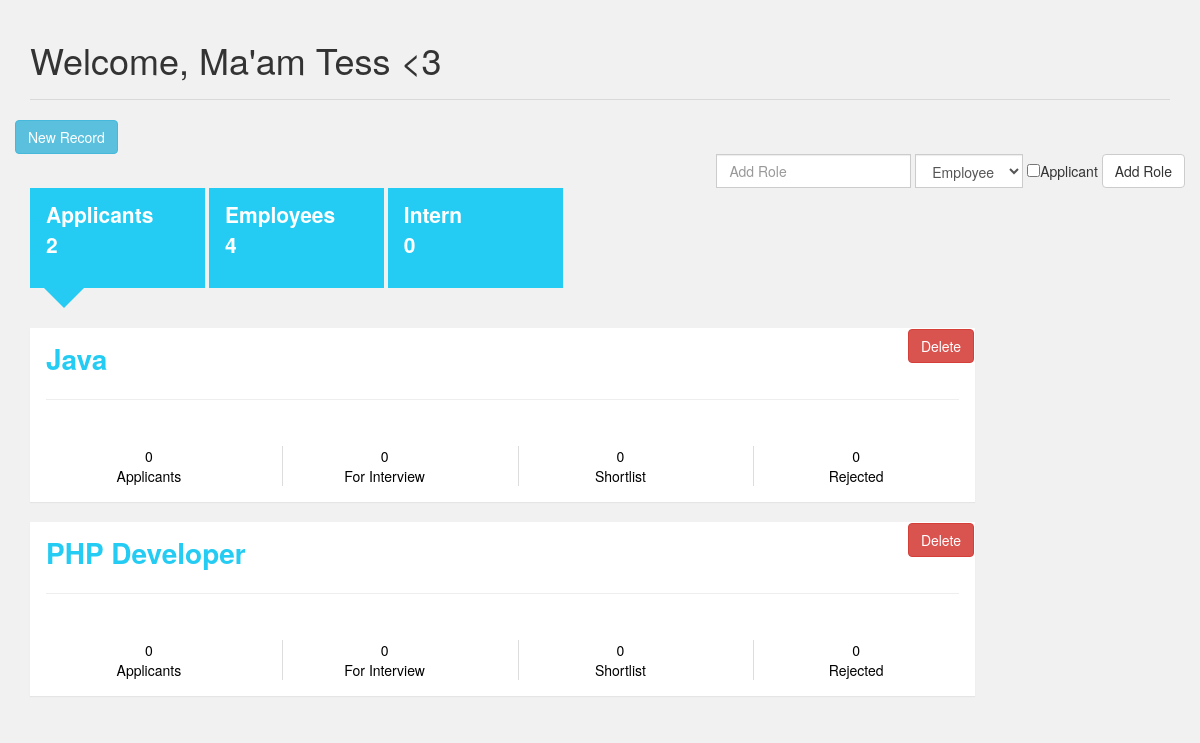
Before: / with the older database file.
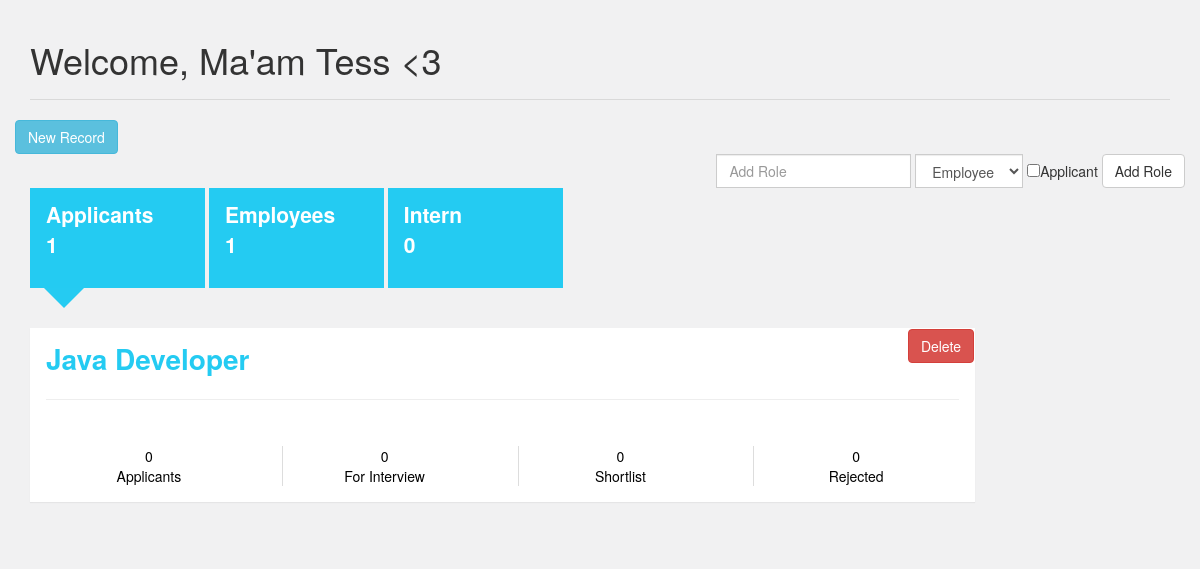
After: the same page with the newer database file.
### tables this page shows
CREATE TABLE `role` (
  `role_id` int(11) NOT NULL,
  `name` varchar(100) DEFAULT NULL,
  `pos_id` int(11) NOT NULL,
  `applicant` tinyint(1) DEFAULT NULL
);

### application/controllers/Applicant.php (called while the page is built, shortened)
  <?php
class Applicant extends CI_Controller {
  public function index(){
    $this->load->model('Resume_model');
    $data['title'] = "Astrid Technologies";
    $data['role'] = $this->Resume_model->fetch('role');
    $data['role_applicant'] = $this->Resume_model->fetch('role',['applicant' => 1]);
    $data['role_employee'] = $this->Resume_model->fetch('role','pos_id=1');
    $data['role_intern'] = $this->Resume_model->fetch('role','pos_id=2');
    $this->load->view('applicant/index', $data);
  }
}

### index.php (called while the page is built, shortened)
<?php
require_once BASEPATH.'core/CodeIgniter.php';

### application/models/Resume_model.php (called while the page is built, shortened)
<?php
class Resume_model extends CI_Model {
  public function count($table,$data){
    if(empty($data)){
       $result=$this->db->get($table);
    }
    else{
      $result=$this->db->get_where($table,$data);
    }
       return $result->num_rows();
  }
  public function fetch($table, $where=""){
		if (!empty($where)) {
			$this->db->where($where);
		}
    $query = $this->db->get($table);
    if ($query->num_rows() > 0) {
      return $query->result();
    }else{
      return FALSE;
    }
  }
}

### application/views/applicant/home.php (the view, shortened to what this page needs)
<?php
$position = $this->Resume_model->fetch('position');
?>
<div class="container">
  <div class="page-header">
    <h1>Welcome, Ma'am Tess <3</h1>
  </div>
  <div class="row">
    <a href="<?= base_url('applicant/add') ?>" id="add-button" type="button" class="btn btn-info pull-left">New Record</a>
  </div>
  <div class="row">
    <div class="input-group pull-right">
      <form class="form-inline" method="POST" id="add-role-form">
        <div class="form-group">
          <input type="text" placeholder="Add Role" name="role" class="form-control">
        </div>
        <div class="form-group" id="position">
          <select class="form-control" name="pos_id">
            <?php foreach($position as $row):?>
              <option value="<?= $row->id ?>"><?= $row->name ?></option>
            <?php endforeach; ?>
          </select>
        </div>
        <div class="form-group checkbox">
          <label><input type="checkbox" value="1" name="applicant">Applicant</label>
        </div>
        <input class="btn btn-default" type="submit" value="Add Role">
      </form>
    </div>
  </div>
  <div class="row">
    <div class="col-md-6 tab-menu">
      <div class="list-group">
        <a href="#" class="list-group-item active" id="applicant">Applicants <br><?= $this->Resume_model->count('record', ['current_status'=>"applicant"]);?></a>
        <a href="#" class="list-group-item" id="employee">Employees <br><?= $this->Resume_model->count('record', ['pos_id' => 1, 'current_status' => "current"]);?></a>
        <a href="#" class="list-group-item" id="intern">Intern <br><?=$this->Resume_model->count('record', ['pos_id' => 2,'current_status'=>"current",'current_status'=>"former"])?></a>
      </div>
    </div>
  </div>
  <div class="row" id="applicant">
    <div class="col-md-10 tab">
      <div class="tab-content active">
        <?php
        if($role_applicant == ''){} else{
         foreach ($role_applicant as $role) :
        ?>
          <div class="panel">
            <form method="get" action="<?= base_url('delete_role')?>">
              <input type="submit" Value="Delete" class="btn btn-danger pull-right">
            </form>
            <div class="panel-heading"><?php echo $role->name;?><hr></div>
            <div class="panel-body">
              <div class="row grid-divider">
                <div class="col-sm-3">
                  <div class="col-padding">
                    <a href="<?= base_url('applicants?status=1&role=' . $role->role_id .'&current_status=applicant'); ?>">
                      <div><?= $this->Resume_model->count('record', ['role_id' => $role->role_id,'application_status' => 1,'current_status' => "applicant"]);?><br>Applicants</div>
                    </a>
                  </div>
                </div>
                <div class="col-sm-3">
                  <div class="col-padding">
                    <a href="<?= base_url('applicants?status=2&role=' . $role->role_id .'&current_status=applicant'); ?>">
                      <div><?= $this->Resume_model->count('record', ['role_id' => $role->role_id, 'application_status' => 2,'current_status' => "applicant"]); ?><br>For Interview</div>
                    </a>
                  </div>
                </div>
                <div class="col-sm-3">
                  <div class="col-padding">
                    <a href="<?= base_url('applicants?status=3&role=' . $role->role_id .'&current_status=applicant'); ?>">
                      <div><?= $this->Resume_model->count('record', ['role_id' => $role->role_id, 'application_status' => 3,'current_status' => "applicant"]); ?><br>Shortlist</div>
                    </a>
                  </div>
                </div>
                <div class="col-sm-3">
                  <div class="col-padding">
                    <a href="<?= base_url('applicants?status=4&role=' . $role->role_id .'&current_status=applicant'); ?>">
                      <div><?= $this->Resume_model->count('record', ['role_id' => $role->role_id, 'application_status' => 4, 'current_status' => "applicant"]); ?><br>Rejected</div>
                    </a>
                  </div>
                </div>
              </div>
            </div>
          </div>
        <?php endforeach;?>
      <?php } ?>
      </div>
    </div>
  </div>
    <div class="col-md-10 tab" id="employee">
        </div>
      </div>
      <div id="intern">
      <div class="col-md-10 tab">
        <div class="tab-content">
          <div class="panel">
            <?php if($role_intern == ''){} else{
            foreach ($role_intern as $role) :?>
            </div>
            <?php endforeach;?>
          <?php } ?>
        </div>
    </div>
  </div>
</div>

### application/views/applicant/index.php (shortened to what this page needs)
<!DOCTYPE html>
<html lang="en">
<head>
    <link rel="stylesheet" href="<?php echo base_url("/assets/css/bootstrap.min.css"); ?>" />
    <link rel="stylesheet" href="<?php echo base_url("/assets/css/style.css"); ?>" />
</head>
<body>
  <?php
  $this->load->view('applicant/home');
  ?>
</body>
</html>

### assets/css/style.css (style rules this page uses)
body { background-color: #f1f1f2; }
.list-group-item.active, .list-group-item.active:focus, .list-group-item.active:hover { background-color: #24cbf2; border-color: transparent; }
a { text-decoration: none; text-align: center; color: #000000; }
.tab { padding-top: 20px; }
div.tab-menu div.list-group > a { background-color: #24cbf2; color: white; font-weight: bold; text-align: left; font-size: 150%; border-radius: 0; border-color: transparent; width: 175px; height: 100px; display: inline-block; }
div.tab-menu > div.list-group > a.active:after { top: 101%; left: 25%; border: solid transparent; content: ""; height: 0; width: 0; position: absolute; pointer-events: none; border-top-color: #25cbf2; border-width: 20px; margin-left: -30px; }
.page-header { border-color: #d9d9d9; }
.grid-divider { position: relative; padding: 0; }
.grid-divider > [class*='col-'] { position: static; }
.grid-divider > [class*='col-']:nth-child(n+2):before { content: ""; border-left: 1px solid #DDD; position: absolute; top: 0; bottom: 0; }
.col-padding { padding: 0 15px; }
.panel { width: 100%; border-radius: 0; background-color: white; }
.panel-heading { background-color: white; color: #24cbf2; font-weight: 700; font-size: 200%; }

Changed rows visible on the page:
removed role: name "Java", role_id "0"
removed role: name "PHP Developer", role_id "0"
added role: name "Java Developer", role_id "0"
Other visible differences:
$this->Resume_model->count('record', ['current_status'=>"applicant"]): "2" → "1"
text no longer shown: "4"
text now shown: "1"
